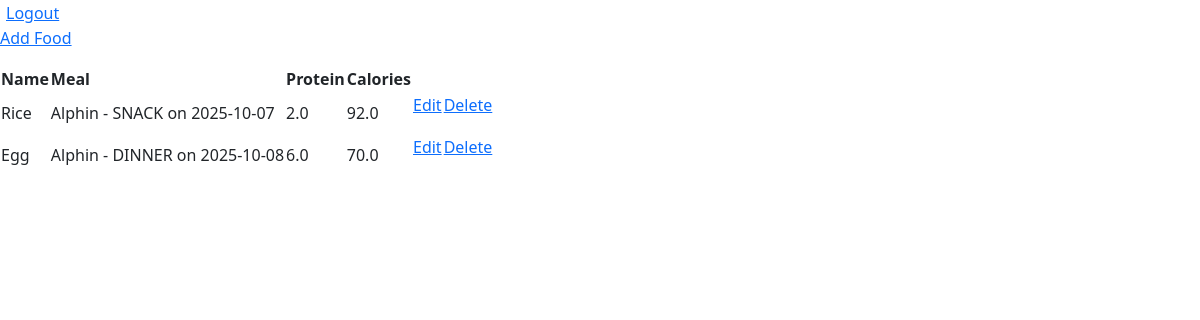
Page /meals/list/ (signed in) on the committed database.
### meals/models.py (models this page shows, shortened)
class Food(models.Model):
    user = models.ForeignKey(User, on_delete=models.CASCADE)
    meal = models.ForeignKey(Meal,on_delete=models.CASCADE)
    name = models.CharField(max_length=100)
    protein = models.FloatField()
    calories = models.FloatField()

class Meal(models.Model):
    TYPE = [('BREAKFAST','BREAKFAST'),('LUNCH','LUNCH'),('SNACK','SNACK'),('DINNER','DINNER')]
    user = models.ForeignKey(User, on_delete=models.CASCADE)
    date = models.DateField(auto_now_add=True)
    mealtype = models.CharField(choices=TYPE, max_length=50)
    def __str__(self):
        return f'{self.user.username} - {self.mealtype} on {self.date}'

### meals/views.py (the view)
# urls.py: path('list/',views.list_food, name="list_food"),
def list_food(request):
    user = request.user
    food = Food.objects.filter(user=user)
    return render(request,"list_food.html",{"food":food})

### meals/templates/list_food.html (shortened to what this page needs)
<!DOCTYPE html>
<html>
    <head>
        <link href="https://cdn.jsdelivr.net/npm/bootstrap@5.3.8/dist/css/bootstrap.min.css" rel="stylesheet">
    </head>
    <body>
        <button type="submit" class="logout" style="background: none; border: none; color: #fff;"><a href="{% url 'home' %}">Logout</a></button>
        <p><a href="{% url 'add_food'%}">Add Food</a></p>
        {% if food %}
            <table>
                <tr>
                    <th>
                        Name
                    </th>
                    <th>
                        Meal
                    </th>
                    <th>
                        Protein
                    </th>
                    <th>
                        Calories
                    </th>
                </tr>
            {% for f in food %}
                <tr>
                    <td>{{f.name}}</td>
                    <td>{{f.meal}}</td>
                    <td>{{f.protein}}</td>
                    <td>{{f.calories}}</td>
                    <td><p><a href="{% url 'edit_food' f.id %}">Edit</a></p></td>
                    <td><p><a href="{% url 'delete_food' f.id %}">Delete</a></p></td>
                </tr>
            {% endfor %}
        {% else %}
            <p>No Food</p>
        {% endif %}
    </body>
</html>

### rows in the picture
Food: name "Rice", meal "Alphin - SNACK on 2025-10-07", protein "2.0", calories "92.0"
Food: name "Egg", meal "Alphin - DINNER on 2025-10-08", protein "6.0", calories "70.0"
